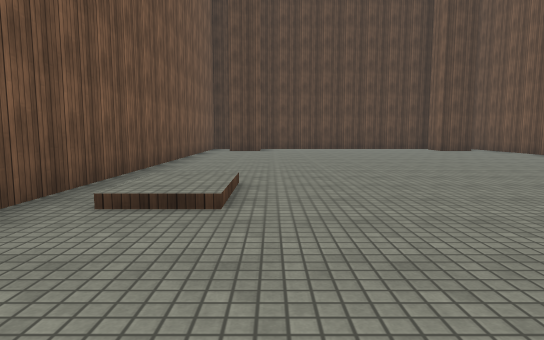
View 1 (above)

13 first-person views from a walk through a Unity game level. The camera is 1.2 m above the floor, tilts 6° down and sees 75° across. The floor is counted in squares, 2 m on a side. Each view is taken from the middle of a square. On the plan, view 1 faces up. The plan holds only what a view shows up to about 10 squares ahead; the rest is blank. The place goes on beyond the plan. Surface patterns are stand-ins for the level's own textures.

View 2
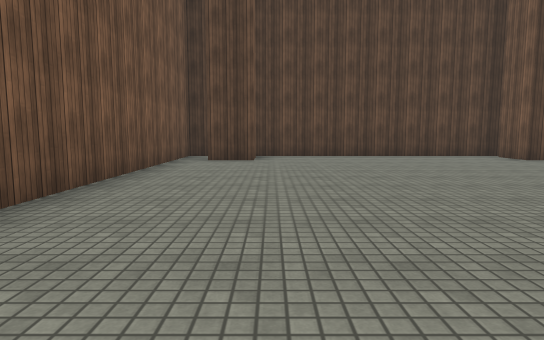

View 3
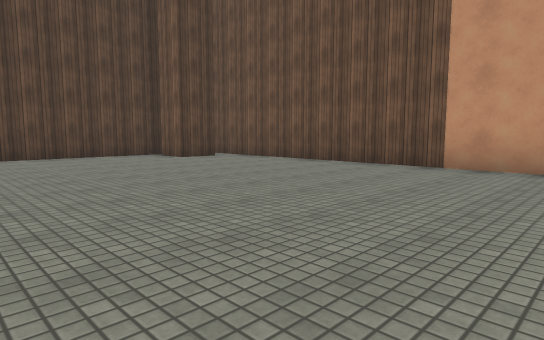

View 4
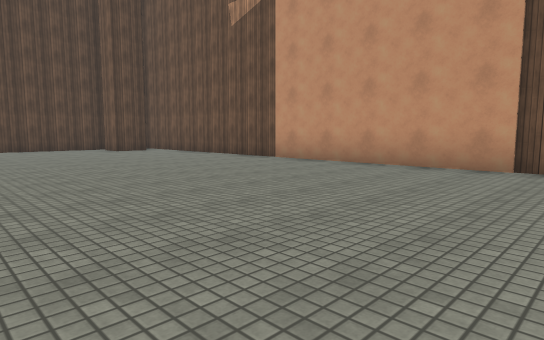

View 5
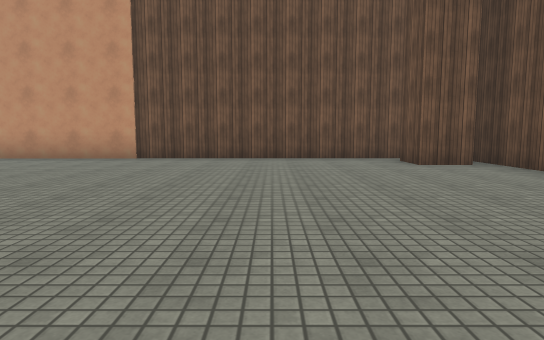

View 6
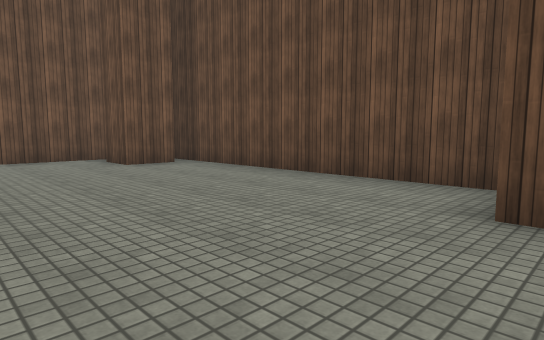

View 7
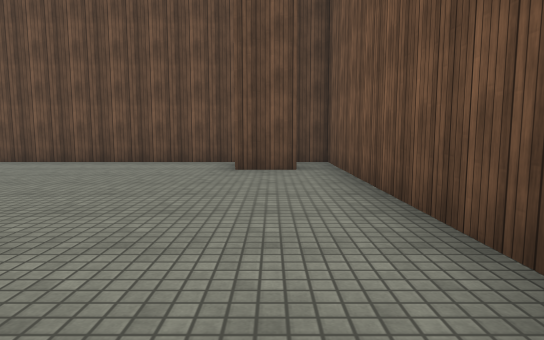

View 8
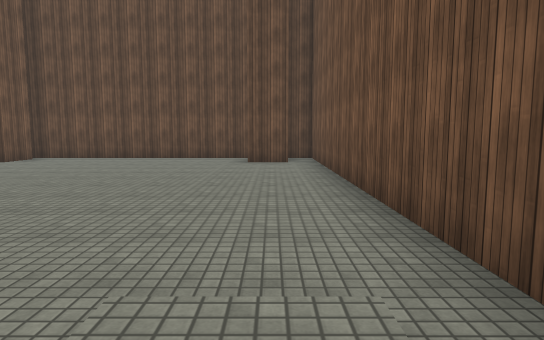

View 9
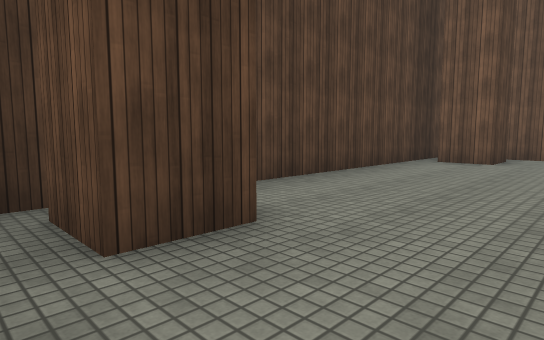

View 10
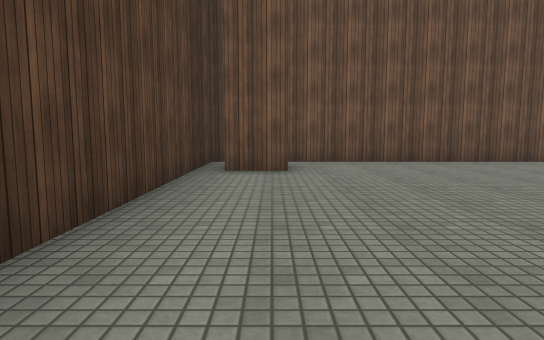

View 11
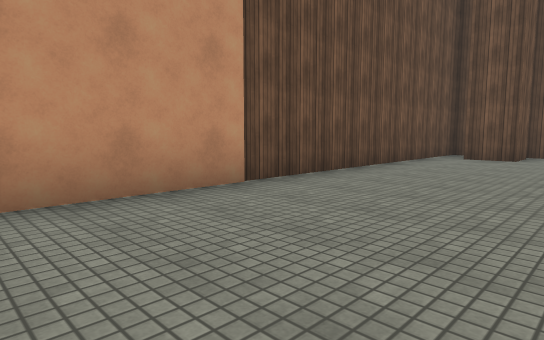

View 12
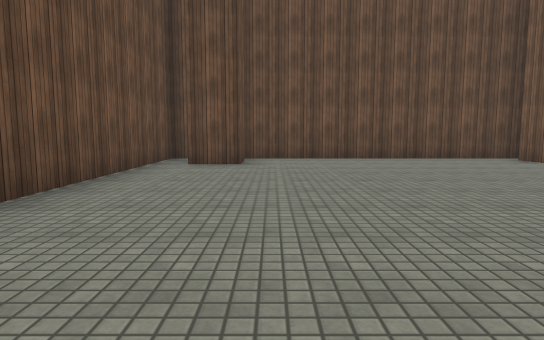

View 13
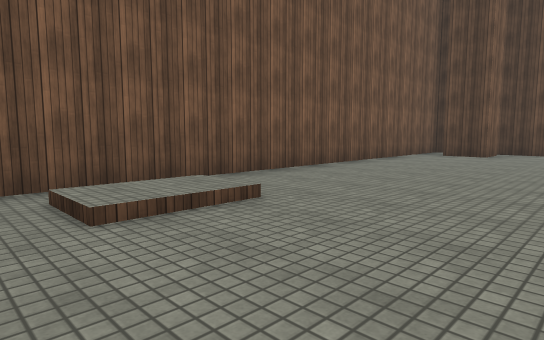

### Floor plan
Points are (right, up) in squares from view 1. A wall is a line through its corners. A room is listed if a view was taken in it or the views show most of it. See-through windows are left out.
Room 1 (views 1, 2, 3, 4, 5, 6, 7, 8, 9, 10, 11, 12, 13)
walls: (6.6, 11.7) (5.6, 11.7) (5.6, 12.8); (-0.4, 12.8) (-0.4, 11.7) (-1.4, 11.7) (-1.4, 12.8); (-1.5, -4.8) (-0.4, -4.8) (-0.4, -5.8); (-2.1, 13.2) (-2.1, -6.3) (7.3, -6.3) (7.3, 13.2) (-2.1, 13.2); (5.6, -5.9) (5.6, -4.8) (6.6, -4.8)

Where each view was taken, in squares from view 1:
view 1: 0 up, 0 right, facing up
view 2: 4 up, 0 right, facing up
view 3: 4 up, 1 right, facing up-right
view 4: 0 up, 1 right, facing up-right
view 5: 2 down, 1 left, facing right
view 6: 2 down, 1 left, facing down-right
view 7: 1 up, 1 left, facing down
view 8: 4 up, 1 left, facing down
view 9: 10 up, 2 left, facing up-right
view 10: 12 up, 0 right, facing right
view 11: 4 up, 4 right, facing down-right
view 12: 2 up, 5 right, facing down
view 13: 2 up, 2 right, facing up-left
